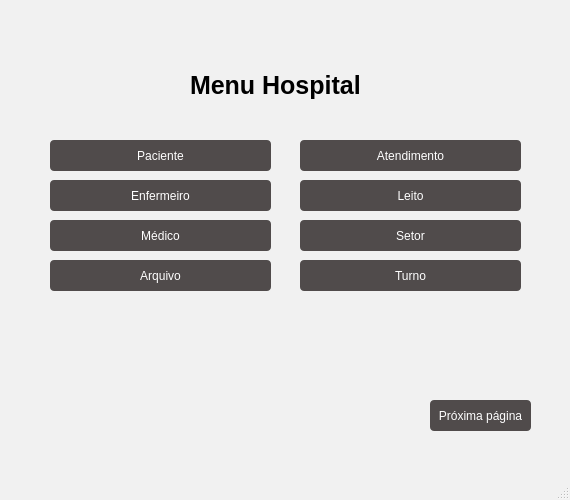
<?xml version="1.0" encoding="UTF-8"?>
<ui version="4.0">
 <class>TelaMenu</class>
 <widget class="QMainWindow" name="TelaMenu">
  <property name="enabled">
   <bool>true</bool>
  </property>
  <property name="geometry">
   <rect>
    <x>0</x>
    <y>0</y>
    <width>570</width>
    <height>500</height>
   </rect>
  </property>
  <property name="minimumSize">
   <size>
    <width>570</width>
    <height>500</height>
   </size>
  </property>
  <property name="maximumSize">
   <size>
    <width>570</width>
    <height>500</height>
   </size>
  </property>
  <property name="font">
   <font>
    <weight>50</weight>
    <bold>false</bold>
   </font>
  </property>
  <property name="windowTitle">
   <string>MainWindow</string>
  </property>
  <property name="styleSheet">
   <string notr="true">QMainWindow {
    background-color:#F1F1F1
;  /* cor de fundo da janela */
}</string>
  </property>
  <property name="iconSize">
   <size>
    <width>24</width>
    <height>24</height>
   </size>
  </property>
  <widget class="QWidget" name="centralwidget">
   <widget class="QLabel" name="Label_titulo">
    <property name="geometry">
     <rect>
      <x>190</x>
      <y>70</y>
      <width>181</width>
      <height>31</height>
     </rect>
    </property>
    <property name="font">
     <font>
      <family>MS Sans Serif</family>
      <pointsize>19</pointsize>
      <weight>75</weight>
      <bold>true</bold>
     </font>
    </property>
    <property name="text">
     <string>Menu Hospital</string>
    </property>
   </widget>
   <widget class="QPushButton" name="pushButton_medico">
    <property name="geometry">
     <rect>
      <x>50</x>
      <y>220</y>
      <width>221</width>
      <height>31</height>
     </rect>
    </property>
    <property name="styleSheet">
     <string notr="true">QPushButton {
background: #504B4B;          /* fundo transparente */
color: #FFFFFF;                   /* cor do texto */       
border-radius: 4px;              /* arredondamento */
padding: 5px; 
}
QPushButton:hover {
    background-color: #5599ff;    /* cor quando o mouse passa por cima */
}

QPushButton:pressed {
    background-color: #2e5ea2;    /* cor quando o botão é clicado */
    padding-top: 8px;             /* leve deslocamento pra baixo */
    padding-bottom: 4px;
}</string>
    </property>
    <property name="text">
     <string>Médico</string>
    </property>
    <property name="flat">
     <bool>false</bool>
    </property>
   </widget>
   <widget class="QPushButton" name="pushButton_paciente">
    <property name="geometry">
     <rect>
      <x>50</x>
      <y>140</y>
      <width>221</width>
      <height>31</height>
     </rect>
    </property>
    <property name="styleSheet">
     <string notr="true">QPushButton {
background: #504B4B;          /* fundo transparente */
color: #FFFFFF;                   /* cor do texto */       
border-radius: 4px;              /* arredondamento */
padding: 5px; 
}
QPushButton:hover {
    background-color: #5599ff;    /* cor quando o mouse passa por cima */
}

QPushButton:pressed {
    background-color: #2e5ea2;    /* cor quando o botão é clicado */
    padding-top: 8px;             /* leve deslocamento pra baixo */
    padding-bottom: 4px;
}</string>
    </property>
    <property name="text">
     <string>Paciente</string>
    </property>
    <property name="flat">
     <bool>false</bool>
    </property>
   </widget>
   <widget class="QPushButton" name="pushButton_enfermeiro">
    <property name="geometry">
     <rect>
      <x>50</x>
      <y>180</y>
      <width>221</width>
      <height>31</height>
     </rect>
    </property>
    <property name="styleSheet">
     <string notr="true">QPushButton {
background: #504B4B;          /* fundo transparente */
color: #FFFFFF;                   /* cor do texto */       
border-radius: 4px;              /* arredondamento */
padding: 5px; 
}
QPushButton:hover {
    background-color: #5599ff;    /* cor quando o mouse passa por cima */
}

QPushButton:pressed {
    background-color: #2e5ea2;    /* cor quando o botão é clicado */
    padding-top: 8px;             /* leve deslocamento pra baixo */
    padding-bottom: 4px;
}</string>
    </property>
    <property name="text">
     <string>Enfermeiro</string>
    </property>
    <property name="flat">
     <bool>false</bool>
    </property>
   </widget>
   <widget class="QPushButton" name="pushButton_proxAnterior">
    <property name="geometry">
     <rect>
      <x>430</x>
      <y>400</y>
      <width>101</width>
      <height>31</height>
     </rect>
    </property>
    <property name="styleSheet">
     <string notr="true">QPushButton {
background: #504B4B;          /* fundo transparente */
color: #FFFFFF;                   /* cor do texto */       
border-radius: 4px;              /* arredondamento */
padding: 5px; 
}
QPushButton:hover {
    background-color: #5599ff;    /* cor quando o mouse passa por cima */
}

QPushButton:pressed {
    background-color: #2e5ea2;    /* cor quando o botão é clicado */
    padding-top: 8px;             /* leve deslocamento pra baixo */
    padding-bottom: 4px;
}</string>
    </property>
    <property name="text">
     <string>Próxima página</string>
    </property>
    <property name="flat">
     <bool>false</bool>
    </property>
   </widget>
   <widget class="QPushButton" name="pushButton_setor">
    <property name="geometry">
     <rect>
      <x>300</x>
      <y>220</y>
      <width>221</width>
      <height>31</height>
     </rect>
    </property>
    <property name="styleSheet">
     <string notr="true">QPushButton {
background: #504B4B;          /* fundo transparente */
color: #FFFFFF;                   /* cor do texto */       
border-radius: 4px;              /* arredondamento */
padding: 5px; 
}
QPushButton:hover {
    background-color: #5599ff;    /* cor quando o mouse passa por cima */
}

QPushButton:pressed {
    background-color: #2e5ea2;    /* cor quando o botão é clicado */
    padding-top: 8px;             /* leve deslocamento pra baixo */
    padding-bottom: 4px;
}</string>
    </property>
    <property name="text">
     <string>Setor</string>
    </property>
    <property name="flat">
     <bool>false</bool>
    </property>
   </widget>
   <widget class="QPushButton" name="pushButton_leito">
    <property name="geometry">
     <rect>
      <x>300</x>
      <y>180</y>
      <width>221</width>
      <height>31</height>
     </rect>
    </property>
    <property name="styleSheet">
     <string notr="true">QPushButton {
background: #504B4B;          /* fundo transparente */
color: #FFFFFF;                   /* cor do texto */       
border-radius: 4px;              /* arredondamento */
padding: 5px; 
}
QPushButton:hover {
    background-color: #5599ff;    /* cor quando o mouse passa por cima */
}

QPushButton:pressed {
    background-color: #2e5ea2;    /* cor quando o botão é clicado */
    padding-top: 8px;             /* leve deslocamento pra baixo */
    padding-bottom: 4px;
}</string>
    </property>
    <property name="text">
     <string>Leito</string>
    </property>
    <property name="flat">
     <bool>false</bool>
    </property>
   </widget>
   <widget class="QPushButton" name="pushButton_atendimento">
    <property name="geometry">
     <rect>
      <x>300</x>
      <y>140</y>
      <width>221</width>
      <height>31</height>
     </rect>
    </property>
    <property name="styleSheet">
     <string notr="true">QPushButton {
background: #504B4B;          /* fundo transparente */
color: #FFFFFF;                   /* cor do texto */       
border-radius: 4px;              /* arredondamento */
padding: 5px; 
}
QPushButton:hover {
    background-color: #5599ff;    /* cor quando o mouse passa por cima */
}

QPushButton:pressed {
    background-color: #2e5ea2;    /* cor quando o botão é clicado */
    padding-top: 8px;             /* leve deslocamento pra baixo */
    padding-bottom: 4px;
}</string>
    </property>
    <property name="text">
     <string>Atendimento</string>
    </property>
    <property name="flat">
     <bool>false</bool>
    </property>
   </widget>
   <widget class="QPushButton" name="pushButton_arquivo">
    <property name="geometry">
     <rect>
      <x>50</x>
      <y>260</y>
      <width>221</width>
      <height>31</height>
     </rect>
    </property>
    <property name="styleSheet">
     <string notr="true">QPushButton {
background: #504B4B;          /* fundo transparente */
color: #FFFFFF;                   /* cor do texto */       
border-radius: 4px;              /* arredondamento */
padding: 5px; 
}
QPushButton:hover {
    background-color: #5599ff;    /* cor quando o mouse passa por cima */
}

QPushButton:pressed {
    background-color: #2e5ea2;    /* cor quando o botão é clicado */
    padding-top: 8px;             /* leve deslocamento pra baixo */
    padding-bottom: 4px;
}</string>
    </property>
    <property name="text">
     <string>Arquivo</string>
    </property>
    <property name="flat">
     <bool>false</bool>
    </property>
   </widget>
   <widget class="QPushButton" name="pushButton_turno">
    <property name="geometry">
     <rect>
      <x>300</x>
      <y>260</y>
      <width>221</width>
      <height>31</height>
     </rect>
    </property>
    <property name="styleSheet">
     <string notr="true">QPushButton {
background: #504B4B;          /* fundo transparente */
color: #FFFFFF;                   /* cor do texto */       
border-radius: 4px;              /* arredondamento */
padding: 5px; 
}
QPushButton:hover {
    background-color: #5599ff;    /* cor quando o mouse passa por cima */
}

QPushButton:pressed {
    background-color: #2e5ea2;    /* cor quando o botão é clicado */
    padding-top: 8px;             /* leve deslocamento pra baixo */
    padding-bottom: 4px;
}</string>
    </property>
    <property name="text">
     <string>Turno</string>
    </property>
    <property name="flat">
     <bool>false</bool>
    </property>
   </widget>
  </widget>
  <widget class="QStatusBar" name="statusbar"/>
 </widget>
 <resources/>
 <connections/>
</ui>
